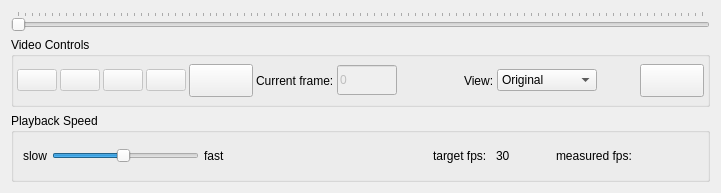
<?xml version="1.0" encoding="UTF-8"?>
<ui version="4.0">
 <class>VideoControlWidget</class>
 <widget class="QWidget" name="VideoControlWidget">
  <property name="geometry">
   <rect>
    <x>0</x>
    <y>0</y>
    <width>721</width>
    <height>193</height>
   </rect>
  </property>
  <property name="sizePolicy">
   <sizepolicy hsizetype="Minimum" vsizetype="Minimum">
    <horstretch>0</horstretch>
    <verstretch>0</verstretch>
   </sizepolicy>
  </property>
  <property name="windowTitle">
   <string>Form</string>
  </property>
  <layout class="QVBoxLayout" name="verticalLayout">
   <item>
    <widget class="QSlider" name="sld_video">
     <property name="enabled">
      <bool>false</bool>
     </property>
     <property name="sizePolicy">
      <sizepolicy hsizetype="Minimum" vsizetype="Fixed">
       <horstretch>0</horstretch>
       <verstretch>0</verstretch>
      </sizepolicy>
     </property>
     <property name="autoFillBackground">
      <bool>false</bool>
     </property>
     <property name="maximum">
      <number>2500</number>
     </property>
     <property name="pageStep">
      <number>25</number>
     </property>
     <property name="orientation">
      <enum>Qt::Horizontal</enum>
     </property>
     <property name="invertedAppearance">
      <bool>false</bool>
     </property>
     <property name="invertedControls">
      <bool>false</bool>
     </property>
     <property name="tickPosition">
      <enum>QSlider::TicksAbove</enum>
     </property>
     <property name="tickInterval">
      <number>25</number>
     </property>
    </widget>
   </item>
   <item>
    <widget class="QGroupBox" name="playback">
     <property name="sizePolicy">
      <sizepolicy hsizetype="Minimum" vsizetype="Minimum">
       <horstretch>0</horstretch>
       <verstretch>0</verstretch>
      </sizepolicy>
     </property>
     <property name="title">
      <string>Video Controls</string>
     </property>
     <layout class="QHBoxLayout" name="horizontalLayout_4">
      <property name="spacing">
       <number>3</number>
      </property>
      <property name="leftMargin">
       <number>3</number>
      </property>
      <property name="topMargin">
       <number>3</number>
      </property>
      <property name="rightMargin">
       <number>3</number>
      </property>
      <property name="bottomMargin">
       <number>3</number>
      </property>
      <item>
       <widget class="QPushButton" name="button_previousFrame">
        <property name="enabled">
         <bool>false</bool>
        </property>
        <property name="toolTip">
         <string>Previous Frame</string>
        </property>
        <property name="styleSheet">
         <string notr="true"/>
        </property>
        <property name="text">
         <string/>
        </property>
        <property name="icon">
         <iconset resource="BioTracker.qrc">
          <normaloff>:/BioTracker/resources/arrows-skip-back.png</normaloff>:/BioTracker/resources/arrows-skip-back.png</iconset>
        </property>
        <property name="iconSize">
         <size>
          <width>32</width>
          <height>32</height>
         </size>
        </property>
       </widget>
      </item>
      <item>
       <widget class="QPushButton" name="button_playPause">
        <property name="enabled">
         <bool>false</bool>
        </property>
        <property name="toolTip">
         <string>Play</string>
        </property>
        <property name="styleSheet">
         <string notr="true"/>
        </property>
        <property name="text">
         <string/>
        </property>
        <property name="icon">
         <iconset resource="BioTracker.qrc">
          <normaloff>:/BioTracker/resources/arrow-forward1.png</normaloff>:/BioTracker/resources/arrow-forward1.png</iconset>
        </property>
        <property name="iconSize">
         <size>
          <width>32</width>
          <height>32</height>
         </size>
        </property>
       </widget>
      </item>
      <item>
       <widget class="QPushButton" name="button_stop">
        <property name="enabled">
         <bool>false</bool>
        </property>
        <property name="toolTip">
         <string>Stop</string>
        </property>
        <property name="statusTip">
         <string/>
        </property>
        <property name="styleSheet">
         <string notr="true"/>
        </property>
        <property name="text">
         <string/>
        </property>
        <property name="icon">
         <iconset resource="BioTracker.qrc">
          <normaloff>:/BioTracker/resources/stop.png</normaloff>:/BioTracker/resources/stop.png</iconset>
        </property>
        <property name="iconSize">
         <size>
          <width>32</width>
          <height>32</height>
         </size>
        </property>
       </widget>
      </item>
      <item>
       <widget class="QPushButton" name="button_nextFrame">
        <property name="enabled">
         <bool>false</bool>
        </property>
        <property name="toolTip">
         <string>Next Frame</string>
        </property>
        <property name="statusTip">
         <string/>
        </property>
        <property name="styleSheet">
         <string notr="true"/>
        </property>
        <property name="text">
         <string/>
        </property>
        <property name="icon">
         <iconset resource="BioTracker.qrc">
          <normaloff>:/BioTracker/resources/arrows-skip-forward.png</normaloff>:/BioTracker/resources/arrows-skip-forward.png</iconset>
        </property>
        <property name="iconSize">
         <size>
          <width>32</width>
          <height>32</height>
         </size>
        </property>
       </widget>
      </item>
      <item>
       <widget class="QPushButton" name="button_screenshot">
        <property name="enabled">
         <bool>true</bool>
        </property>
        <property name="font">
         <font>
          <pointsize>16</pointsize>
          <weight>75</weight>
          <italic>false</italic>
          <bold>true</bold>
         </font>
        </property>
        <property name="toolTip">
         <string>Screenshot</string>
        </property>
        <property name="statusTip">
         <string/>
        </property>
        <property name="text">
         <string/>
        </property>
        <property name="icon">
         <iconset resource="BioTracker.qrc">
          <normaloff>:/BioTracker/resources/screenshot.png</normaloff>:/BioTracker/resources/screenshot.png</iconset>
        </property>
        <property name="iconSize">
         <size>
          <width>30</width>
          <height>30</height>
         </size>
        </property>
       </widget>
      </item>
      <item>
       <widget class="QLabel" name="lbl_frame">
        <property name="text">
         <string>Current frame:</string>
        </property>
       </widget>
      </item>
      <item>
       <widget class="QLineEdit" name="frame_num_edit">
        <property name="enabled">
         <bool>false</bool>
        </property>
        <property name="sizePolicy">
         <sizepolicy hsizetype="Preferred" vsizetype="Preferred">
          <horstretch>0</horstretch>
          <verstretch>0</verstretch>
         </sizepolicy>
        </property>
        <property name="maximumSize">
         <size>
          <width>60</width>
          <height>30</height>
         </size>
        </property>
        <property name="text">
         <string>0</string>
        </property>
       </widget>
      </item>
      <item>
       <spacer name="horizontalSpacer">
        <property name="orientation">
         <enum>Qt::Horizontal</enum>
        </property>
        <property name="sizeType">
         <enum>QSizePolicy::MinimumExpanding</enum>
        </property>
        <property name="sizeHint" stdset="0">
         <size>
          <width>40</width>
          <height>20</height>
         </size>
        </property>
       </spacer>
      </item>
      <item>
       <widget class="QLabel" name="labelView">
        <property name="text">
         <string>View:</string>
        </property>
       </widget>
      </item>
      <item>
       <widget class="QComboBox" name="comboBoxSelectedView">
        <property name="sizePolicy">
         <sizepolicy hsizetype="Preferred" vsizetype="Fixed">
          <horstretch>0</horstretch>
          <verstretch>0</verstretch>
         </sizepolicy>
        </property>
        <property name="minimumSize">
         <size>
          <width>100</width>
          <height>0</height>
         </size>
        </property>
        <property name="baseSize">
         <size>
          <width>0</width>
          <height>0</height>
         </size>
        </property>
        <item>
         <property name="text">
          <string>Original</string>
         </property>
        </item>
       </widget>
      </item>
      <item>
       <spacer name="horizontalSpacer_3">
        <property name="orientation">
         <enum>Qt::Horizontal</enum>
        </property>
        <property name="sizeType">
         <enum>QSizePolicy::Minimum</enum>
        </property>
        <property name="sizeHint" stdset="0">
         <size>
          <width>40</width>
          <height>20</height>
         </size>
        </property>
       </spacer>
      </item>
      <item>
       <widget class="QPushButton" name="button_panZoom">
        <property name="font">
         <font>
          <pointsize>16</pointsize>
          <weight>75</weight>
          <italic>false</italic>
          <bold>true</bold>
         </font>
        </property>
        <property name="toolTip">
         <string>Pan/Zoom Mode</string>
        </property>
        <property name="text">
         <string/>
        </property>
        <property name="icon">
         <iconset resource="BioTracker.qrc">
          <normaloff>:/BioTracker/resources/panZoom.png</normaloff>:/BioTracker/resources/panZoom.png</iconset>
        </property>
        <property name="iconSize">
         <size>
          <width>30</width>
          <height>30</height>
         </size>
        </property>
        <property name="checkable">
         <bool>true</bool>
        </property>
       </widget>
      </item>
     </layout>
    </widget>
   </item>
   <item>
    <widget class="QGroupBox" name="speed">
     <property name="sizePolicy">
      <sizepolicy hsizetype="Minimum" vsizetype="Minimum">
       <horstretch>0</horstretch>
       <verstretch>0</verstretch>
      </sizepolicy>
     </property>
     <property name="minimumSize">
      <size>
       <width>0</width>
       <height>0</height>
      </size>
     </property>
     <property name="title">
      <string>Playback Speed</string>
     </property>
     <layout class="QHBoxLayout" name="horizontalLayout_3">
      <item>
       <layout class="QHBoxLayout" name="horizontalLayout">
        <property name="spacing">
         <number>5</number>
        </property>
        <item>
         <widget class="QLabel" name="label_3">
          <property name="enabled">
           <bool>true</bool>
          </property>
          <property name="text">
           <string>slow</string>
          </property>
         </widget>
        </item>
        <item>
         <widget class="QSlider" name="sld_speed">
          <property name="sizePolicy">
           <sizepolicy hsizetype="Expanding" vsizetype="Fixed">
            <horstretch>0</horstretch>
            <verstretch>0</verstretch>
           </sizepolicy>
          </property>
          <property name="minimum">
           <number>1</number>
          </property>
          <property name="maximum">
           <number>61</number>
          </property>
          <property name="value">
           <number>30</number>
          </property>
          <property name="sliderPosition">
           <number>30</number>
          </property>
          <property name="orientation">
           <enum>Qt::Horizontal</enum>
          </property>
         </widget>
        </item>
        <item>
         <widget class="QLabel" name="label_4">
          <property name="text">
           <string>fast</string>
          </property>
         </widget>
        </item>
       </layout>
      </item>
      <item>
       <spacer name="horizontalSpacer_2">
        <property name="orientation">
         <enum>Qt::Horizontal</enum>
        </property>
        <property name="sizeHint" stdset="0">
         <size>
          <width>40</width>
          <height>20</height>
         </size>
        </property>
       </spacer>
      </item>
      <item>
       <widget class="QLabel" name="label_5">
        <property name="text">
         <string>target fps: </string>
        </property>
       </widget>
      </item>
      <item>
       <widget class="QLabel" name="fps_label">
        <property name="text">
         <string>30</string>
        </property>
        <property name="alignment">
         <set>Qt::AlignLeading|Qt::AlignLeft|Qt::AlignVCenter</set>
        </property>
       </widget>
      </item>
      <item>
       <spacer name="horizontalSpacer_4">
        <property name="orientation">
         <enum>Qt::Horizontal</enum>
        </property>
        <property name="sizeType">
         <enum>QSizePolicy::Preferred</enum>
        </property>
        <property name="sizeHint" stdset="0">
         <size>
          <width>40</width>
          <height>20</height>
         </size>
        </property>
       </spacer>
      </item>
      <item>
       <widget class="QLabel" name="label">
        <property name="sizePolicy">
         <sizepolicy hsizetype="Preferred" vsizetype="Preferred">
          <horstretch>0</horstretch>
          <verstretch>0</verstretch>
         </sizepolicy>
        </property>
        <property name="text">
         <string>measured fps:</string>
        </property>
       </widget>
      </item>
      <item>
       <widget class="QLabel" name="fps_edit">
        <property name="minimumSize">
         <size>
          <width>60</width>
          <height>0</height>
         </size>
        </property>
        <property name="text">
         <string/>
        </property>
       </widget>
      </item>
     </layout>
    </widget>
   </item>
  </layout>
 </widget>
 <resources>
  <include location="BioTracker.qrc"/>
 </resources>
 <connections/>
</ui>
